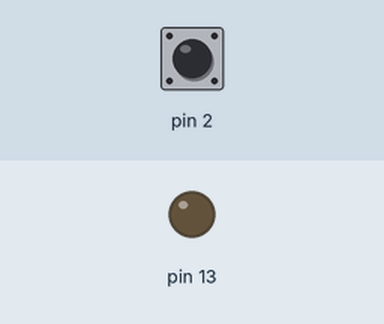
Simulated run of this sketch. Board: Arduino Uno, built with avr-gcc and run on an emulated ATmega328P. On the bench: output pins drawn as LEDs (lit = HIGH). Dashed ring = blinking. Inputs (shaded band) come from the test bench; at power-on: pin 2 HIGH.

Above: at 1.2 s.
1.3 s: pin 2 pulled LOW for 0.15 s
At 1.8 s:
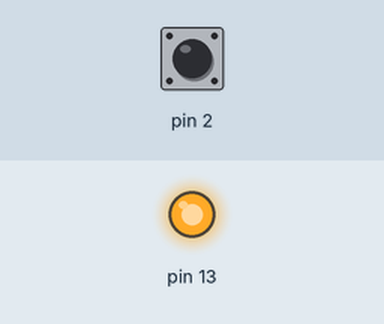
2.9 s: pin 2 pulled LOW for 3.2 s
At 3.06 s:
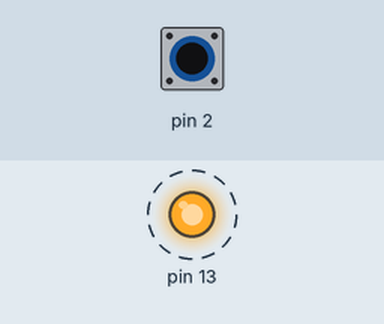
Timing chart, 0 to 7.6 s (numbered marks = the images above; inputs shaded):
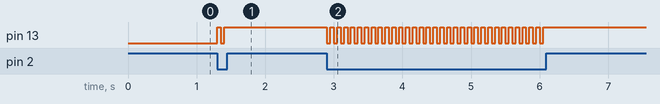

The sketch:

ddrd.ino
```cpp
#include <avr/io.h>
#include <util/delay.h>

void setup() {
  DDRB |= (1 << DDB5);
  DDRD &= ~(1 << DDD2);
  PORTD |= (1 << PORTD2);
}

void loop() {
  if (!(PIND & (1 << PIND2)))
    PINB = (1 << PINB5);
  delay(50);
}
```

Measured:
- after the input at 1.3 s, pin 13: LOW → HIGH at once, → LOW 0.05 s later, → HIGH 0.05 s later
- after the input at 2.9 s, pin 13: alternates HIGH for 0.05 s and LOW for 0.05 s, 64 changes in all, then stays HIGH, starting at once
